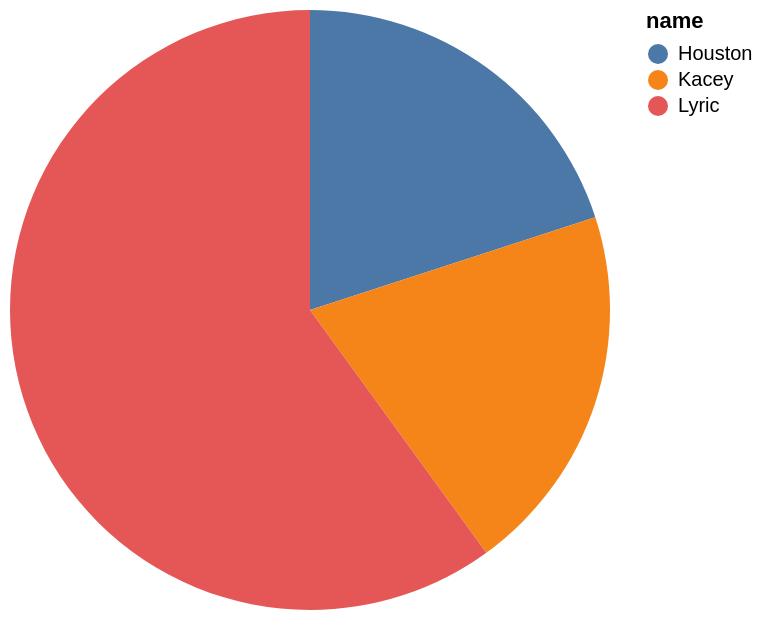

Source (Vega-Lite JSON):
### Vega-Lite specification from a JSON file in a GitHub repository (floating-point values rounded to 4 significant figures)
{"data": {"values": [{"x_data": "Houston", "y_data": 1}, {"x_data": "Kacey", "y_data": 1}, {"x_data": "Lyric", "y_data": 3}]}, "mark": "arc", "encoding": {"theta": {"field": "y_data", "type": "quantitative", "title": "COUNT(name)"}, "color": {"field": "x_data", "type": "nominal", "title": "name"}}}
